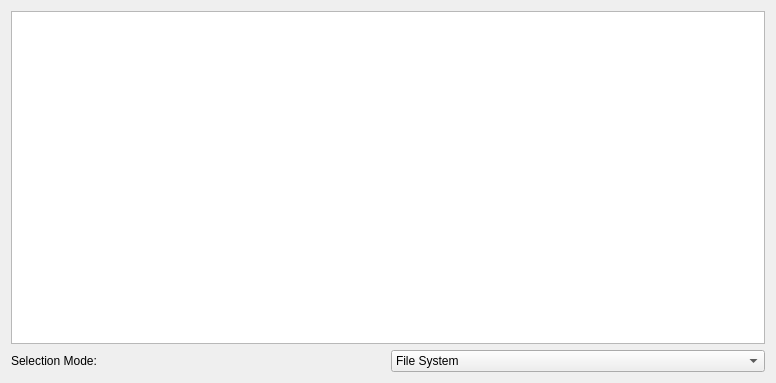
<?xml version="1.0" encoding="UTF-8"?>
<ui version="4.0">
 <class>Asn1Acn::Internal::Libraries::SelectComponent</class>
 <widget class="QWidget" name="Asn1Acn::Internal::Libraries::SelectComponent">
  <property name="geometry">
   <rect>
    <x>0</x>
    <y>0</y>
    <width>776</width>
    <height>383</height>
   </rect>
  </property>
  <property name="windowTitle">
   <string>Form</string>
  </property>
  <layout class="QGridLayout" name="gridLayout">
   <item row="0" column="0" colspan="2">
    <widget class="QTreeView" name="modulesView">
     <property name="layoutDirection">
      <enum>Qt::LeftToRight</enum>
     </property>
     <property name="tabKeyNavigation">
      <bool>false</bool>
     </property>
     <property name="showDropIndicator" stdset="0">
      <bool>false</bool>
     </property>
     <property name="dragEnabled">
      <bool>false</bool>
     </property>
     <property name="dragDropOverwriteMode">
      <bool>false</bool>
     </property>
     <property name="alternatingRowColors">
      <bool>false</bool>
     </property>
     <property name="selectionMode">
      <enum>QAbstractItemView::MultiSelection</enum>
     </property>
     <property name="selectionBehavior">
      <enum>QAbstractItemView::SelectRows</enum>
     </property>
     <property name="rootIsDecorated">
      <bool>true</bool>
     </property>
     <property name="itemsExpandable">
      <bool>true</bool>
     </property>
     <property name="allColumnsShowFocus">
      <bool>true</bool>
     </property>
     <property name="headerHidden">
      <bool>true</bool>
     </property>
     <property name="expandsOnDoubleClick">
      <bool>true</bool>
     </property>
     <attribute name="headerVisible">
      <bool>false</bool>
     </attribute>
     <attribute name="headerDefaultSectionSize">
      <number>0</number>
     </attribute>
     <attribute name="headerMinimumSectionSize">
      <number>0</number>
     </attribute>
     <attribute name="headerStretchLastSection">
      <bool>true</bool>
     </attribute>
    </widget>
   </item>
   <item row="1" column="0">
    <widget class="QLabel" name="modeLable">
     <property name="text">
      <string>Selection Mode:</string>
     </property>
    </widget>
   </item>
   <item row="1" column="1">
    <widget class="QComboBox" name="modeCombo">
     <property name="enabled">
      <bool>true</bool>
     </property>
     <property name="currentIndex">
      <number>0</number>
     </property>
     <item>
      <property name="text">
       <string>File System</string>
      </property>
     </item>
     <item>
      <property name="text">
       <string>Metadata</string>
      </property>
     </item>
    </widget>
   </item>
  </layout>
 </widget>
 <resources/>
 <connections/>
</ui>
